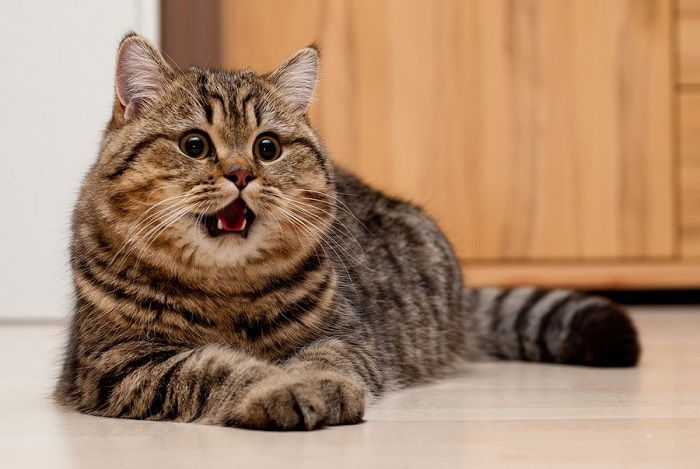
#> input picture pic/1.jpg, 700 x 469 px; its folder holds 4 pictures in this run
$ python Time_cats.py
#> lines starting #> are read from the running program, lines starting #| are printed output that depends on the picture
import time
from PIL import Image
import os
import matplotlib.pyplot as plt
import cv2

# [8 lines of commented-out code are left out]

pictures = os.listdir('C:\\Users\\sgus2\\Desktop\\Время кисяк\\pic')
print(pictures)
pic_box = plt.figure(figsize=(16,4))
for i, picture in enumerate(pictures):
    picture = cv2.imread('pic/' + picture)
#> picture is the input picture: shape (469, 700, 3); mean B, G, R 108.8, 135.8, 169.5
    picture = cv2.cvtColor(picture, cv2.COLOR_BGR2RGB)
    pic_box.add_subplot(2,5,i+1)
    plt.imshow(picture)
    plt.axis('off')
plt.show()
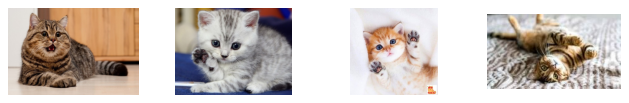
#> figure drawn by matplotlib, 4 panels
